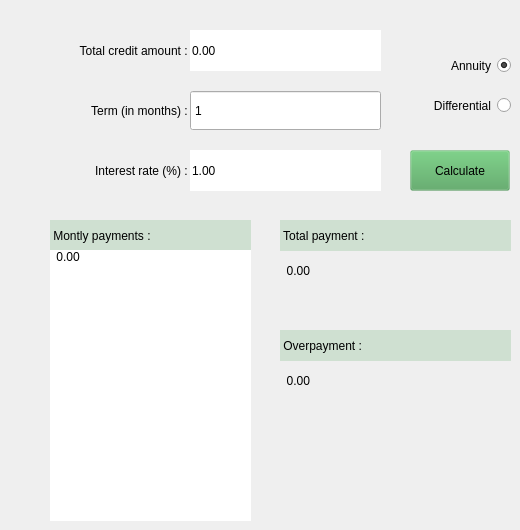
     <widget class="QWidget" name="tab_credit_3">
      <property name="styleSheet">
       <string notr="true">font: 14pt &quot;.AppleSystemUIFont&quot;;</string>
      </property>
      <attribute name="title">
       <string>credit</string>
      </attribute>
      <widget class="QLabel" name="label_35">
       <property name="geometry">
        <rect>
         <x>50</x>
         <y>30</y>
         <width>141</width>
         <height>41</height>
        </rect>
       </property>
       <property name="styleSheet">
        <string notr="true"/>
       </property>
       <property name="text">
        <string>Total credit amount : </string>
       </property>
       <property name="alignment">
        <set>Qt::AlignRight|Qt::AlignTrailing|Qt::AlignVCenter</set>
       </property>
      </widget>
      <widget class="QLabel" name="label_36">
       <property name="geometry">
        <rect>
         <x>50</x>
         <y>90</y>
         <width>141</width>
         <height>41</height>
        </rect>
       </property>
       <property name="styleSheet">
        <string notr="true"/>
       </property>
       <property name="text">
        <string>Term (in months) : </string>
       </property>
       <property name="alignment">
        <set>Qt::AlignRight|Qt::AlignTrailing|Qt::AlignVCenter</set>
       </property>
      </widget>
      <widget class="QLabel" name="label_37">
       <property name="geometry">
        <rect>
         <x>50</x>
         <y>150</y>
         <width>141</width>
         <height>41</height>
        </rect>
       </property>
       <property name="styleSheet">
        <string notr="true"/>
       </property>
       <property name="text">
        <string>Interest rate (%) : </string>
       </property>
       <property name="alignment">
        <set>Qt::AlignRight|Qt::AlignTrailing|Qt::AlignVCenter</set>
       </property>
      </widget>
      <widget class="QRadioButton" name="radioButton_differential">
       <property name="geometry">
        <rect>
         <x>410</x>
         <y>90</y>
         <width>101</width>
         <height>31</height>
        </rect>
       </property>
       <property name="layoutDirection">
        <enum>Qt::RightToLeft</enum>
       </property>
       <property name="text">
        <string>Differential</string>
       </property>
      </widget>
      <widget class="QRadioButton" name="radioButton_annuity">
       <property name="geometry">
        <rect>
         <x>410</x>
         <y>50</y>
         <width>101</width>
         <height>31</height>
        </rect>
       </property>
       <property name="layoutDirection">
        <enum>Qt::RightToLeft</enum>
       </property>
       <property name="text">
        <string>Annuity</string>
       </property>
       <property name="checked">
        <bool>true</bool>
       </property>
      </widget>
      <widget class="QPushButton" name="pushButton_credit">
       <property name="geometry">
        <rect>
         <x>410</x>
         <y>150</y>
         <width>100</width>
         <height>41</height>
        </rect>
       </property>
       <property name="styleSheet">
        <string notr="true">background-color: rgba(77, 162, 89, 50);</string>
       </property>
       <property name="text">
        <string>Calculate</string>
       </property>
      </widget>
      <widget class="QLabel" name="label_res_total">
       <property name="geometry">
        <rect>
         <x>280</x>
         <y>250</y>
         <width>231</width>
         <height>41</height>
        </rect>
       </property>
       <property name="styleSheet">
        <string notr="true"/>
       </property>
       <property name="text">
        <string>  0.00</string>
       </property>
      </widget>
      <widget class="QLabel" name="label_res_overpayment">
       <property name="geometry">
        <rect>
         <x>280</x>
         <y>360</y>
         <width>231</width>
         <height>41</height>
        </rect>
       </property>
       <property name="styleSheet">
        <string notr="true"/>
       </property>
       <property name="text">
        <string>  0.00</string>
       </property>
      </widget>
      <widget class="QLabel" name="label_38">
       <property name="geometry">
        <rect>
         <x>280</x>
         <y>330</y>
         <width>231</width>
         <height>31</height>
        </rect>
       </property>
       <property name="styleSheet">
        <string notr="true">background-color: rgba(77, 162, 89, 50);</string>
       </property>
       <property name="text">
        <string> Overpayment : </string>
       </property>
      </widget>
      <widget class="QLabel" name="label_39">
       <property name="geometry">
        <rect>
         <x>280</x>
         <y>220</y>
         <width>231</width>
         <height>31</height>
        </rect>
       </property>
       <property name="styleSheet">
        <string notr="true">background-color: rgba(77, 162, 89, 50);</string>
       </property>
       <property name="text">
        <string> Total payment : </string>
       </property>
      </widget>
      <widget class="QLabel" name="label_40">
       <property name="geometry">
        <rect>
         <x>50</x>
         <y>220</y>
         <width>201</width>
         <height>31</height>
        </rect>
       </property>
       <property name="styleSheet">
        <string notr="true">background-color: rgba(77, 162, 89, 50);</string>
       </property>
       <property name="text">
        <string> Montly payments : </string>
       </property>
      </widget>
      <widget class="QListWidget" name="list_res_monthly">
       <property name="geometry">
        <rect>
         <x>50</x>
         <y>250</y>
         <width>201</width>
         <height>271</height>
        </rect>
       </property>
       <property name="frameShape">
        <enum>QFrame::NoFrame</enum>
       </property>
       <property name="lineWidth">
        <number>1</number>
       </property>
       <property name="editTriggers">
        <set>QAbstractItemView::NoEditTriggers</set>
       </property>
       <property name="spacing">
        <number>0</number>
       </property>
       <property name="modelColumn">
        <number>0</number>
       </property>
       <item>
        <property name="text">
         <string> 0.00</string>
        </property>
       </item>
      </widget>
      <widget class="QDoubleSpinBox" name="doubleSpinBox_total">
       <property name="geometry">
        <rect>
         <x>190</x>
         <y>30</y>
         <width>191</width>
         <height>41</height>
        </rect>
       </property>
       <property name="frame">
        <bool>false</bool>
       </property>
       <property name="buttonSymbols">
        <enum>QAbstractSpinBox::NoButtons</enum>
       </property>
       <property name="maximum">
        <double>1000000000.000000000000000</double>
       </property>
      </widget>
      <widget class="QDoubleSpinBox" name="doubleSpinBox_rate">
       <property name="geometry">
        <rect>
         <x>190</x>
         <y>150</y>
         <width>191</width>
         <height>41</height>
        </rect>
       </property>
       <property name="frame">
        <bool>false</bool>
       </property>
       <property name="buttonSymbols">
        <enum>QAbstractSpinBox::NoButtons</enum>
       </property>
       <property name="minimum">
        <double>1.000000000000000</double>
       </property>
      </widget>
      <widget class="QSpinBox" name="spinBox_term">
       <property name="geometry">
        <rect>
         <x>190</x>
         <y>90</y>
         <width>191</width>
         <height>41</height>
        </rect>
       </property>
       <property name="buttonSymbols">
        <enum>QAbstractSpinBox::NoButtons</enum>
       </property>
       <property name="minimum">
        <number>1</number>
       </property>
       <property name="maximum">
        <number>500</number>
       </property>
      </widget>
     </widget>
